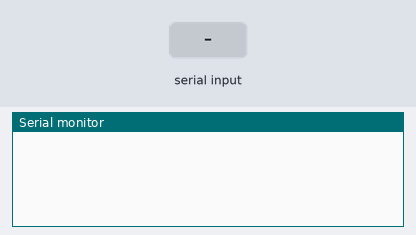
Recording of a sketch running on a simulated Arduino Uno, built with avr-gcc and run on an emulated ATmega328P. Shown: the last lines printed to the serial monitor. The test bench sets the inputs (shaded band).

Above: at 1.2 s.
1.3 s: "90,45\n" received over the second serial link
At 2.1 s:
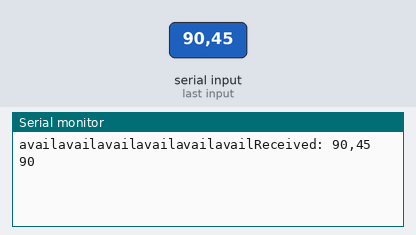
2.8 s: "30,150\n" received over the second serial link
At 3.4 s:
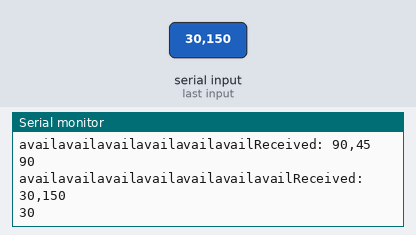
4.3 s: "5\n" received over the second serial link
At 5.5 s:
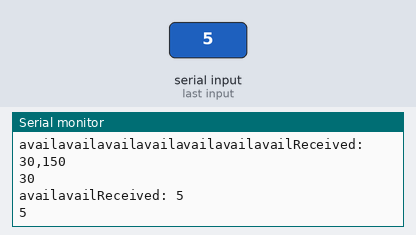
5.8 s: "90\n" received over the second serial link
At 7.0 s:
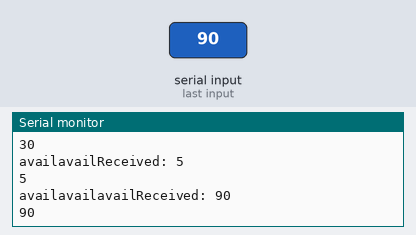
7.3 s: "200\n" received over the second serial link
At 8.6 s:
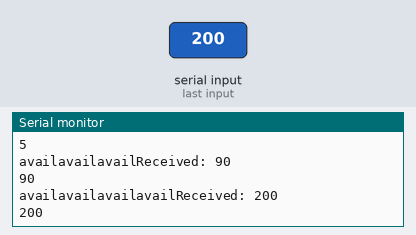
Timing chart, 0 to 9.8 s (numbered marks = the images above; inputs shaded):
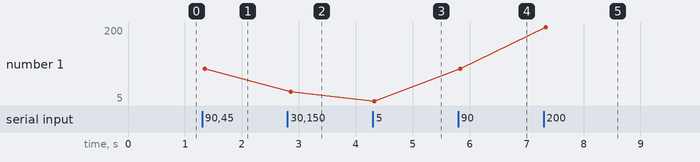

The sketch:

reciever_robo.ino
```cpp
//// Example 1-1, joystick and open-smart wireless, TX
//#include <SoftwareSerial.h>
//const int joystickYPin = A1;
//int joystickMaxValue = 0;
//
//SoftwareSerial BlueSerial(2, 3); // RX, TX
//
//void setup() {
//  // set the data rate for the SoftwareSerial port
//  BlueSerial.begin(9600);
//}
//
//void loop() {
//  int joystickValue = analogRead(joystickYPin);
//  BlueSerial.println(joystickValue);
//  delay(1000);
//}

// Example 1-2, joystick and open-smart wireless, RX
#include <SoftwareSerial.h>

SoftwareSerial BlueSerial(6, 7); // RX, TX
String incomingMessage="";;
void setup() {
  // Open serial communications and wait for port to open:
  Serial.begin(9600);
  // set the data rate for the SoftwareSerial port
  BlueSerial.begin(9600);
}
void loop() // run over and over
{
    while (BlueSerial.available())
    {
      Serial.print("avail");
        char character = BlueSerial.read(); // Receive a single character from the software serial port
        incomingMessage.concat(character); // Add the received character to the receive buffer
        if (character == '\n')// the message ends with '\n', so when '\n' shows up,
        // that data point is sent successfully.
        {
            Serial.print("Received: ");
            Serial.println(incomingMessage);
            Serial.println(incomingMessage.toInt());// convert string to int
            // Clear receive buffer so we're ready to receive the next line
            incomingMessage = "";
        }
    }

}
```

Measured:
- after the input at 1.3 s, the serial monitor: prints a new line at once (image 1)
- after the input at 2.8 s, the serial monitor: prints a new line at once (image 2)
- after the input at 4.3 s, the serial monitor: prints a new line at once (image 3)
- after the input at 5.8 s, the serial monitor: prints a new line at once (image 4)
- after the input at 7.3 s, the serial monitor: prints a new line at once (image 5)
- plotted number 1: 90 → 30 after the input at 2.8 s, 30 → 5 after the input at 4.3 s, 5 → 90 after the input at 5.8 s, 90 → 200 after the input at 7.3 s
